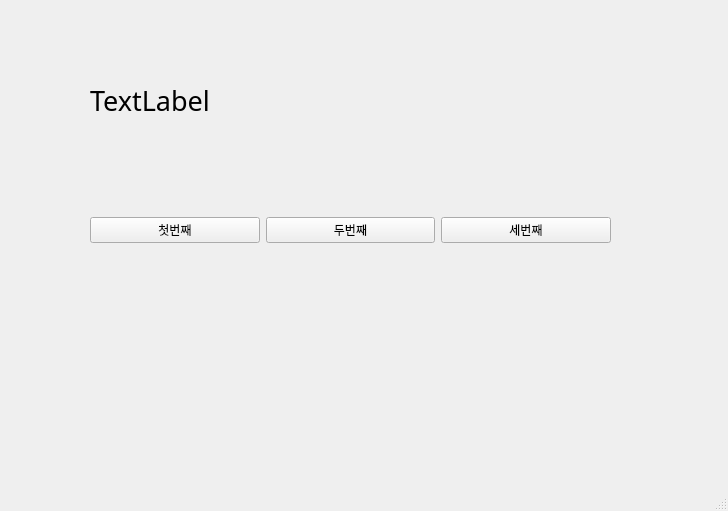
<?xml version="1.0" encoding="UTF-8"?>
<ui version="4.0">
 <class>MainWindow</class>
 <widget class="QMainWindow" name="MainWindow">
  <property name="geometry">
   <rect>
    <x>0</x>
    <y>0</y>
    <width>728</width>
    <height>511</height>
   </rect>
  </property>
  <property name="windowTitle">
   <string>MainWindow</string>
  </property>
  <widget class="QWidget" name="centralwidget">
   <widget class="QWidget" name="horizontalLayoutWidget">
    <property name="geometry">
     <rect>
      <x>90</x>
      <y>150</y>
      <width>521</width>
      <height>161</height>
     </rect>
    </property>
    <layout class="QHBoxLayout" name="horizontalLayout">
     <item>
      <widget class="QPushButton" name="pushButton">
       <property name="text">
        <string>첫번째</string>
       </property>
      </widget>
     </item>
     <item>
      <widget class="QPushButton" name="pushButton_2">
       <property name="text">
        <string>두번째</string>
       </property>
      </widget>
     </item>
     <item>
      <widget class="QPushButton" name="pushButton_3">
       <property name="text">
        <string>세번째</string>
       </property>
      </widget>
     </item>
    </layout>
   </widget>
   <widget class="QLabel" name="label">
    <property name="geometry">
     <rect>
      <x>90</x>
      <y>70</y>
      <width>521</width>
      <height>61</height>
     </rect>
    </property>
    <property name="font">
     <font>
      <family>바탕체</family>
      <pointsize>20</pointsize>
     </font>
    </property>
    <property name="text">
     <string>TextLabel</string>
    </property>
   </widget>
  </widget>
  <widget class="QMenuBar" name="menubar">
   <property name="geometry">
    <rect>
     <x>0</x>
     <y>0</y>
     <width>728</width>
     <height>26</height>
    </rect>
   </property>
  </widget>
  <widget class="QStatusBar" name="statusbar"/>
 </widget>
 <resources/>
 <connections>
  <connection>
   <sender>pushButton</sender>
   <signal>clicked()</signal>
   <receiver>MainWindow</receiver>
   <slot>firstClick()</slot>
   <hints>
    <hint type="sourcelabel">
     <x>152</x>
     <y>247</y>
    </hint>
    <hint type="destinationlabel">
     <x>191</x>
     <y>303</y>
    </hint>
   </hints>
  </connection>
  <connection>
   <sender>pushButton_2</sender>
   <signal>clicked()</signal>
   <receiver>MainWindow</receiver>
   <slot>secondClick()</slot>
   <hints>
    <hint type="sourcelabel">
     <x>323</x>
     <y>252</y>
    </hint>
    <hint type="destinationlabel">
     <x>358</x>
     <y>312</y>
    </hint>
   </hints>
  </connection>
  <connection>
   <sender>pushButton_3</sender>
   <signal>clicked()</signal>
   <receiver>MainWindow</receiver>
   <slot>thirdClick()</slot>
   <hints>
    <hint type="sourcelabel">
     <x>530</x>
     <y>254</y>
    </hint>
    <hint type="destinationlabel">
     <x>570</x>
     <y>303</y>
    </hint>
   </hints>
  </connection>
 </connections>
 <slots>
  <slot>firstClick()</slot>
  <slot>secondClick()</slot>
  <slot>thirdClick()</slot>
 </slots>
</ui>
